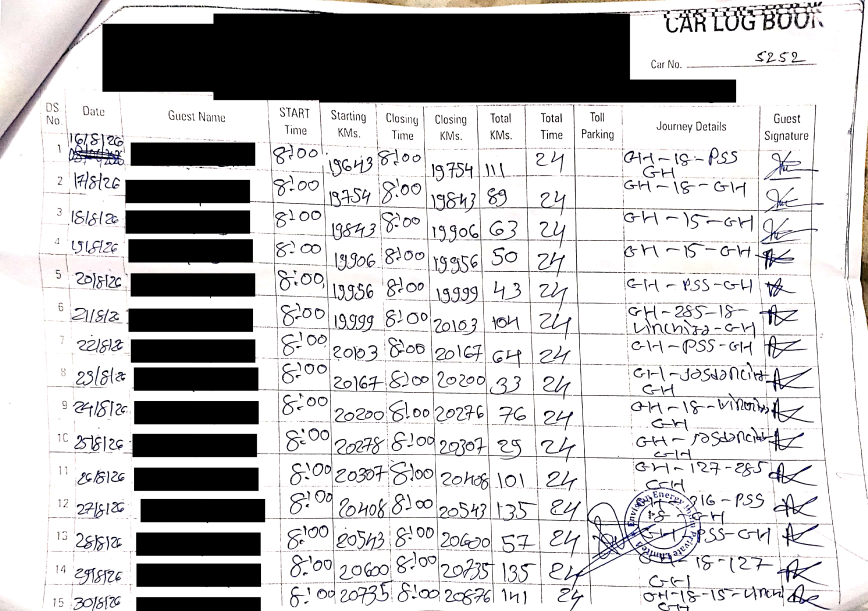
#> input picture tests/fixtures/anonymized/sheet_002.jpg, 3472 x 2444 px (shown at 1/4 size)
$ python -i detection.py   (imports and definitions only)
#> lines starting #> are read from the running program, lines starting #| are printed output that depends on the picture
#> further down, picture is the input picture: shape (2444, 3472, 3); mean B, G, R 196, 195.2, 196.1
"""Grid and cell detection: find ruled-sheet lines and derive cell boxes.

Uses the Hough line transform, the same technique already proven in
app/preprocessing/pipeline.py's deskew() -- one line-finding technique
across the module instead of introducing contour detection as a second,
unrelated one. Contour detection suits closed/filled shapes; ruled-sheet
lines are thin strokes, which is exactly what Hough is for.

The real log-book fixtures use one fixed 12-column/15-row form. Their thin,
light grid lines are interrupted by handwriting and therefore do not survive
the synthetic-grid Hough settings below. For that known template we detect
column dividers in the header, then require row candidates to agree across
several columns. The original generic Hough path remains the fallback for
other ruled grids and for the synthetic unit tests.

CellBox is axis-aligned, so perspective-warped phone photos remain a known
limitation. The golden fixtures are scans with modest line curvature rather
than meaningful keystone distortion; multi-column consensus keeps their
representative boundaries on the printed lines.
"""

from dataclasses import dataclass
from itertools import combinations
from math import log
from statistics import median
from typing import Final

import cv2
import numpy as np

_CANNY_LOW_THRESHOLD: Final = 50
_CANNY_HIGH_THRESHOLD: Final = 150
_HOUGH_VOTE_THRESHOLD: Final = 80
_HOUGH_MIN_LINE_LENGTH_RATIO: Final = 0.3
_HOUGH_MAX_LINE_GAP: Final = 10

# A line segment within this many degrees of horizontal/vertical is
# classified as a row/column boundary; steeper segments are ignored as
# noise (e.g. diagonal strokes from handwriting or cell content).
_MAX_LINE_ANGLE_DEVIATION_DEGREES: Final = 10.0

# Two detected line coordinates within this many pixels are treated as the
# same grid boundary (multiple Hough segments often detect one ruled line
# in pieces).
_BOUNDARY_CLUSTER_TOLERANCE_PX: Final = 15

# Fixed real form: 12 physical columns and 15 writable data rows. The header
# has the same vertical dividers, making it the cleanest place to detect them.
_TEMPLATE_COLUMN_BOUNDARY_COUNT: Final = 13
_TEMPLATE_DATA_ROW_BOUNDARY_COUNT: Final = 16
_TEMPLATE_MIN_IMAGE_DIMENSION_PX: Final = 1_000
_TEMPLATE_MAX_COLUMN_CANDIDATES: Final = 20
_TEMPLATE_RIGHT_EDGE_LIMIT_RATIO: Final = 0.98
_HEADER_SEARCH_TOP_RATIO: Final = 0.14
_HEADER_SEARCH_BOTTOM_RATIO: Final = 0.33
_HEADER_HOUGH_THRESHOLD: Final = 15
_HEADER_MIN_LINE_LENGTH_RATIO: Final = 0.2
_HEADER_MAX_LINE_GAP_PX: Final = 30
_TEMPLATE_LINE_ANGLE_DEVIATION_DEGREES: Final = 12.0

# Physical columns whose interiors are sampled when locating horizontal
# boundaries. Guest Name is deliberately omitted: its black anonymization
# blocks would overwhelm the ruled lines.
_ROW_CONSENSUS_COLUMNS: Final = (0, 1, 3, 4, 5, 6, 7, 8, 9, 10, 11)
_ROW_HOUGH_THRESHOLD: Final = 12
_ROW_MIN_LINE_LENGTH_RATIO: Final = 0.4
_ROW_MAX_LINE_GAP_PX: Final = 20
_ROW_MIN_COLUMN_CONSENSUS: Final = 3


@dataclass(frozen=True)
class GridLines:
    """Sorted pixel coordinates of detected row and column boundaries."""

    row_boundaries: list[int]
    column_boundaries: list[int]


@dataclass(frozen=True)
class CellBox:
    """One detected cell, addressed by its row/column index."""

    row: int
    column: int
    x1: int
    y1: int
    x2: int
    y2: int


@dataclass(frozen=True)
class _LineCandidate:
    coordinate: float
    support: float
    sources: frozenset[int] = frozenset()


def _to_grayscale(image: np.ndarray) -> np.ndarray:
    if image.ndim == 2:
        return image
    return cv2.cvtColor(image, cv2.COLOR_BGR2GRAY)


def _cluster_boundaries(coordinates: list[float]) -> list[int]:
    """Collapse nearby coordinates into single boundary positions.

    Takes ONE representative value per input line (see module docstring
    for why that's a known limitation under perspective warp), sorts them,
    then merges values within the cluster tolerance by averaging.
    """
    if not coordinates:
        return []

    sorted_coordinates = sorted(coordinates)
    clusters: list[list[float]] = [[sorted_coordinates[0]]]
    for coordinate in sorted_coordinates[1:]:
        if coordinate - clusters[-1][-1] <= _BOUNDARY_CLUSTER_TOLERANCE_PX:
            clusters[-1].append(coordinate)
        else:
            clusters.append([coordinate])

    return [round(sum(cluster) / len(cluster)) for cluster in clusters]


def _cluster_line_candidates(
    candidates: list[_LineCandidate], tolerance: float
) -> list[_LineCandidate]:
    """Cluster line candidates without chaining across a wide noisy band."""
    if not candidates:
        return []

    sorted_candidates = sorted(candidates, key=lambda candidate: candidate.coordinate)
    clusters: list[list[_LineCandidate]] = [[sorted_candidates[0]]]
    for candidate in sorted_candidates[1:]:
        # Compare with the first member, not the previous member. This caps a
        # cluster's diameter and prevents nearby text strokes from chaining
        # two distinct ruled lines together.
        if candidate.coordinate - clusters[-1][0].coordinate <= tolerance:
            clusters[-1].append(candidate)
        else:
            clusters.append([candidate])

    merged: list[_LineCandidate] = []
    for cluster in clusters:
        total_support = sum(candidate.support for candidate in cluster)
        weighted_coordinate = (
            sum(candidate.coordinate * candidate.support for candidate in cluster)
            / total_support
        )
        merged.append(
            _LineCandidate(
                coordinate=weighted_coordinate,
                support=total_support,
                sources=frozenset().union(*(candidate.sources for candidate in cluster)),
            )
        )
    return merged


# [6 lines left out: function _range_penalty, not called in this run]


def _select_template_columns(
    candidates: list[_LineCandidate], image_width: int, header_height: int
) -> list[int]:
    """Select the 13 dividers whose widths match the printed form."""
    if not (
        _TEMPLATE_COLUMN_BOUNDARY_COUNT
        <= len(candidates)
        <= _TEMPLATE_MAX_COLUMN_CANDIDATES
    ):
        return []

    best_score: float | None = None
    best_coordinates: list[int] = []
    for sequence in combinations(candidates, _TEMPLATE_COLUMN_BOUNDARY_COUNT):
        coordinates = [candidate.coordinate for candidate in sequence]
        widths = [
            right - left
            for left, right in zip(coordinates, coordinates[1:], strict=False)
        ]
        central_width = float(median(widths[3:10]))
        if central_width <= 0:
            continue

        ratios = [width / central_width for width in widths]
        penalty = sum(log(max(ratio, 0.01)) ** 2 for ratio in ratios[3:10])
        penalty += 4 * _range_penalty(ratios[0], 0.3, 0.75)
        penalty += 3 * _range_penalty(ratios[1], 0.75, 1.5)
        penalty += 4 * _range_penalty(ratios[2], 2.3, 6.0)
        penalty += 4 * _range_penalty(ratios[10], 1.8, 5.0)
        penalty += 3 * _range_penalty(ratios[11], 0.7, 2.2)
        penalty += 0.8 * log(ratios[10] / 2.7) ** 2
        penalty += 0.8 * log(ratios[11] / 1.2) ** 2

        span_ratio = (coordinates[-1] - coordinates[0]) / image_width
        penalty += 10 * max(0.7 - span_ratio, 0.0) ** 2
        penalty += 20 * max(coordinates[-1] / image_width - 0.985, 0.0) ** 2

        support = sum(
            min(candidate.support / header_height, 2.0) for candidate in sequence
        )
        score = penalty - 0.01 * support
        if best_score is None or score < best_score:
            best_score = score
            best_coordinates = [round(coordinate) for coordinate in coordinates]

    return best_coordinates


def _detect_template_columns(gray: np.ndarray) -> list[int]:
    height, width = gray.shape
#> height = 2444; width = 3472
    top = int(height * _HEADER_SEARCH_TOP_RATIO)
#> top = 342
    bottom = int(height * _HEADER_SEARCH_BOTTOM_RATIO)
#> bottom = 806
    header = gray[top:bottom]
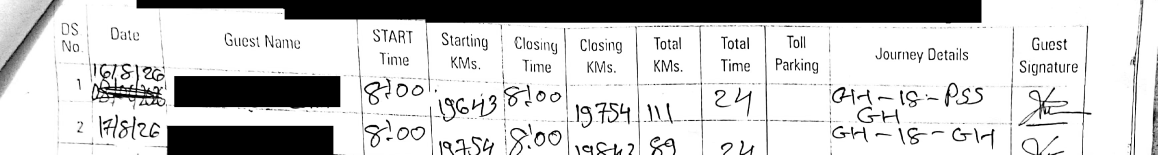
#> header: shape (464, 3472) (shown at 1/3 size); min 0, max 255, mean 202.7
    edges = cv2.Canny(header, 30, 100, apertureSize=3)
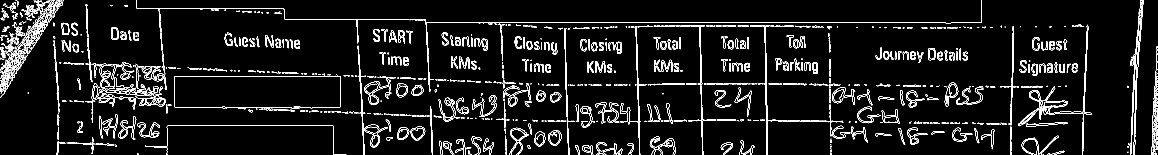
#> edges: shape (464, 3472) (shown at 1/3 size); 4.5% white in thin lines or dots
    lines = cv2.HoughLinesP(
        edges,
        1,
        np.pi / 720,
        threshold=_HEADER_HOUGH_THRESHOLD,
        minLineLength=int(header.shape[0] * _HEADER_MIN_LINE_LENGTH_RATIO),
        maxLineGap=_HEADER_MAX_LINE_GAP_PX,
    )
#> lines = 694 rows, first 6: [1276, 68, 2943, 68], [402, 311, 522, 317], [906, 331, 1571, 362], [267, 190, 527, 203], [1546, 132, 1696, 134], [2288, 359, 2879, 371]
    if lines is None:
        return []

    candidates: list[_LineCandidate] = []
    for x1, y1, x2, y2 in lines[:, 0, :]:
        angle = abs(float(np.degrees(np.arctan2(y2 - y1, x2 - x1))))
        if abs(angle - 90.0) <= _TEMPLATE_LINE_ANGLE_DEVIATION_DEGREES:
            candidates.append(
                _LineCandidate(
                    coordinate=(x1 + x2) / 2,
                    support=float(np.hypot(x2 - x1, y2 - y1)),
                )
            )
#> this loop made 694 passes
#> (x1, y1, x2, y2, angle) on passes 1 to 3: (1276, 68, 2943, 68, 0), (402, 311, 522, 317, 2.86), (906, 331, 1571, 362, 2.67)
#> after the loop, candidates = 85 items

    clustered = _cluster_line_candidates(candidates, max(10.0, width * 0.0035))
#> the loop in _cluster_line_candidates, `for candidate in sorted_candidates[1:]: # Compare with the first membe..` made 84 passes
#> after the loop in _cluster_line_candidates, `for candidate in sorted_candidates[1:]:`: clusters = 27 items
#> the loop in _cluster_line_candidates, `for cluster in clusters:` made 27 passes
#> (total_support, weighted_coordinate) on passes 1 to 12: (368.2, 11.58), (552.4, 25.71), (754.5, 166.3), (323.3, 174.1), (436.4, 262.7), (232, 277.1), (110.2, 342.5), (152, 401.5), (576.5, 485.1), (117, 522.5), (106, 1020), (900.3, 1079.9)
#> clustered = 27 items
    # Sheet 005 includes the photographed page edge just to the right of the
    # form. Its several strong, parallel segments are not table dividers.
    clustered = [
        candidate
        for candidate in clustered
        if candidate.coordinate <= width * _TEMPLATE_RIGHT_EDGE_LIMIT_RATIO
    ]
#> clustered = 24 items
    return _select_template_columns(clustered, width, header.shape[0])


# [102 lines left out: functions _detect_row_candidates, _select_template_rows, not called in this run]


def _detect_fixed_template(gray: np.ndarray) -> GridLines | None:
    if min(gray.shape) < _TEMPLATE_MIN_IMAGE_DIMENSION_PX:
        return None
    columns = _detect_template_columns(gray)
#> columns = []
    if len(columns) != _TEMPLATE_COLUMN_BOUNDARY_COUNT:
        return None
    rows = _select_template_rows(_detect_row_candidates(gray, columns), gray.shape[0])
    if len(rows) != _TEMPLATE_DATA_ROW_BOUNDARY_COUNT:
        return None
    return GridLines(row_boundaries=rows, column_boundaries=columns)


def detect_grid_lines(image: np.ndarray) -> GridLines:
    """Detect ruled row/column boundaries via Hough line detection."""
    gray = _to_grayscale(image)
    fixed_template = _detect_fixed_template(gray)
    if fixed_template is not None:
        return fixed_template

    edges = cv2.Canny(gray, _CANNY_LOW_THRESHOLD, _CANNY_HIGH_THRESHOLD, apertureSize=3)
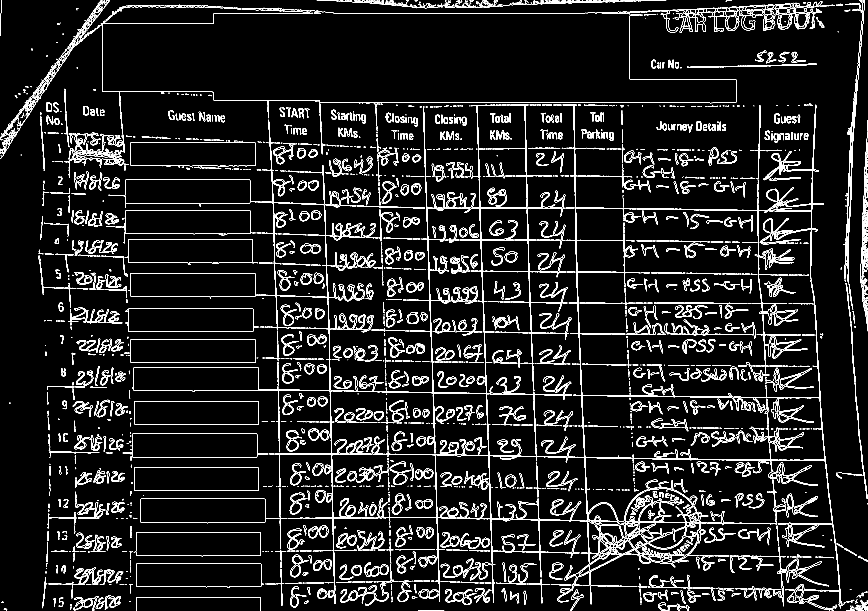
#> edges: shape (2444, 3472) (shown at 1/4 size); 4.5% white in thin lines or dots
    min_line_length = int(min(gray.shape) * _HOUGH_MIN_LINE_LENGTH_RATIO)
#> min_line_length = 733
    lines = cv2.HoughLinesP(
        edges,
        1,
        np.pi / 180,
        threshold=_HOUGH_VOTE_THRESHOLD,
        minLineLength=min_line_length,
        maxLineGap=_HOUGH_MAX_LINE_GAP,
    )
#> lines = [[1276, 410, 2837, 410], [1353, 54, 2239, 54]]

    if lines is None:
        return GridLines(row_boundaries=[], column_boundaries=[])

    row_coordinates: list[float] = []
    column_coordinates: list[float] = []
    for x1, y1, x2, y2 in lines[:, 0, :]:
        angle_degrees = abs(float(np.degrees(np.arctan2(y2 - y1, x2 - x1))))
        if angle_degrees <= _MAX_LINE_ANGLE_DEVIATION_DEGREES:
            row_coordinates.append((y1 + y2) / 2)
        elif abs(angle_degrees - 90.0) <= _MAX_LINE_ANGLE_DEVIATION_DEGREES:
            column_coordinates.append((x1 + x2) / 2)
#> this loop made 2 passes
#> (x1, y1, x2, y2, angle_degrees) on passes 1 to 2: (1276, 410, 2837, 410, 0), (1353, 54, 2239, 54, 0)
#> after the loop, column_coordinates = []; row_coordinates = [410, 54]

    return GridLines(
        row_boundaries=_cluster_boundaries(row_coordinates),
        column_boundaries=_cluster_boundaries(column_coordinates),
    )
#> in _cluster_boundaries, `sorted_coordinates = sorted(coordinates)`: sorted_coordinates = [54, 410]
#> in _cluster_boundaries, `clusters: list[list[float]] = [[sorted_coordinates[0]]]`: clusters = [[54]]
#> the loop in _cluster_boundaries, `for coordinate in sorted_coordinates[1:]:` made 1 pass
#> coordinate on pass 1: 410
#> after the loop in _cluster_boundaries, `for coordinate in sorted_coordinates[1:]:`: clusters = [[54], [410]]


# [21 lines left out: function detect_cells, not called in this run]

>>> import cv2
>>> picture = cv2.imread('../../tests/fixtures/anonymized/sheet_002.jpg')
>>> result = detect_grid_lines(picture)

$ run again, on tests/fixtures/anonymized/sheet_003.jpg
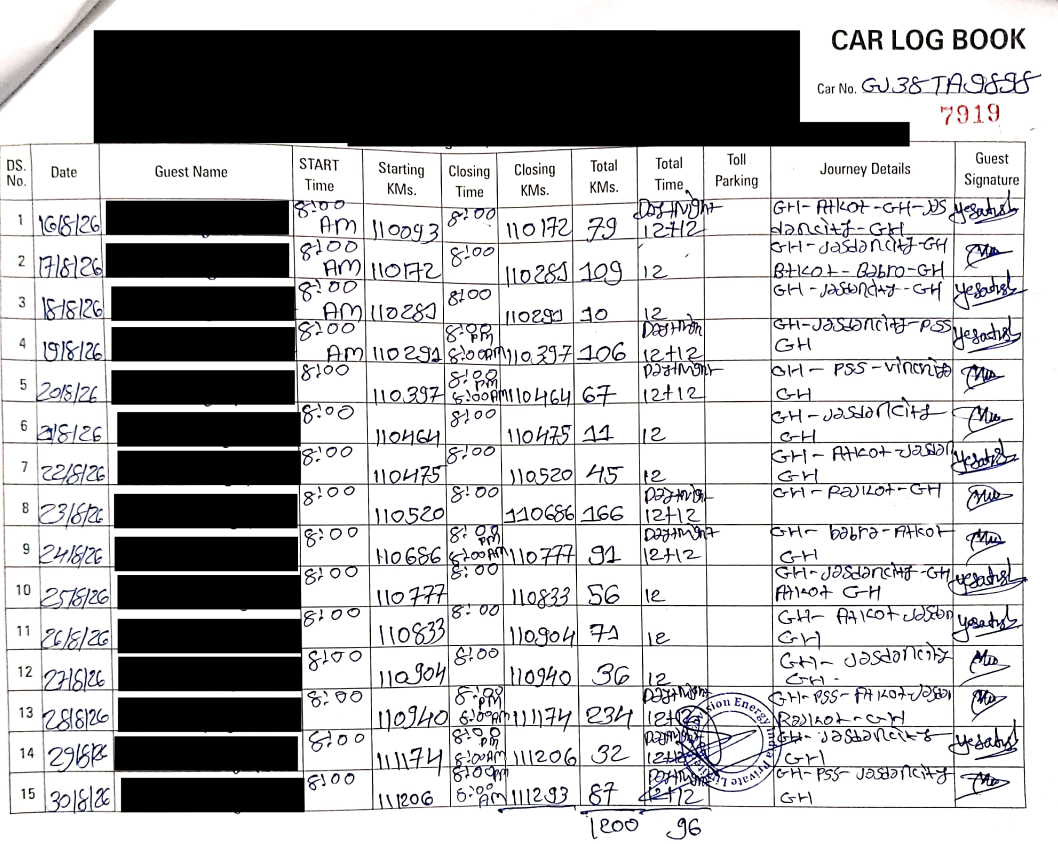
#> input picture tests/fixtures/anonymized/sheet_003.jpg, 3172 x 2532 px (shown at 1/3 size)
#> picture is the input picture: shape (2532, 3172, 3); mean B, G, R 184.8, 183.5, 183.9
#> in _detect_template_columns, `edges = cv2.Canny(header, 30, 100, apertureSize=3)`:
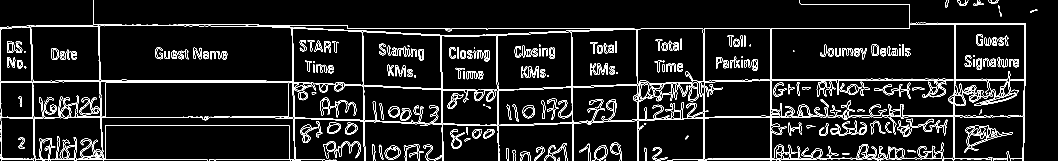
#> edges: shape (481, 3172) (shown at 1/3 size); 5.1% white in thin lines or dots
#> lines = 752 rows, first 6: [1043, 85, 1903, 85], [88, 76, 256, 76], [2565, 375, 2863, 375], [2284, 347, 3073, 347], [292, 351, 543, 351], [2452, 273, 2586, 275]
#> the loop in _detect_template_columns, `for x1, y1, x2, y2 in lines[:, 0, :]:` made 752 passes
#> (x1, y1, x2, y2, angle) on passes 1 to 3: (1043, 85, 1903, 85, 0), (88, 76, 256, 76, 0), (2565, 375, 2863, 375, 0)
#> after the loop in _detect_template_columns, `for x1, y1, x2, y2 in lines[:, 0, :]:`: candidates = 52 items
#> the loop in _cluster_line_candidates, `for candidate in sorted_candidates[1:]: # Compare with the first membe..` made 51 passes
#> after the loop in _cluster_line_candidates, `for candidate in sorted_candidates[1:]:`: clusters = 19 items
#> the loop in _cluster_line_candidates, `for cluster in clusters:` made 19 passes
#> (total_support, weighted_coordinate) on passes 1 to 8: (623, 1.74), (715.3, 98.24), (854.2, 300.6), (235, 317), (490.1, 871.3), (672.2, 881.7), (599.1, 1089.5), (654.1, 1326.1)
#> the loop in _select_template_columns, `for sequence in combinations(candidates, _TEMPLATE_COLUMN_BOUNDARY_COU..` made 27132 passes
#> (central_width, penalty, span_ratio, support, score, best_score) on passes 1, 2, 8, 9, 15, 19, 24: (207.8, 42.7, 0.665, 16.9, 42.53, 42.53), (207.8, 42.45, 0.728, 17.68, 42.28, 42.28), (207.8, 33.43, 0.728, 17.46, 33.26, 33.26), (207.8, 33.4, 0.737, 15.89, 33.24, 33.24), (207.8, 29.95, 0.851, 16.65, 29.79, 29.79), (207.8, 29.87, 0.851, 15.08, 29.72, 29.72), (207.8, 29.83, 0.915, 15, 29.68, 29.68)
#> after the loop in _detect_row_candidates, `for column in _ROW_CONSENSUS_COLUMNS:`:
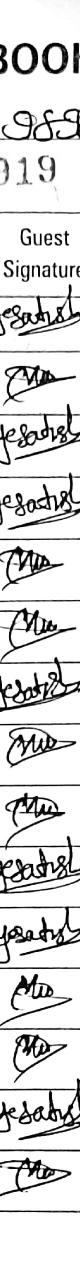
#> strip: shape (2532, 160) (shown at 1/2 size); min 0, max 255, mean 216.2
#> the loop in _cluster_line_candidates (call 2), `for cluster in clusters:` made 44 passes
#> the loop in _select_template_rows, `for start in starts:` made 7 passes

$ run again, on tests/fixtures/anonymized/sheet_004.jpg
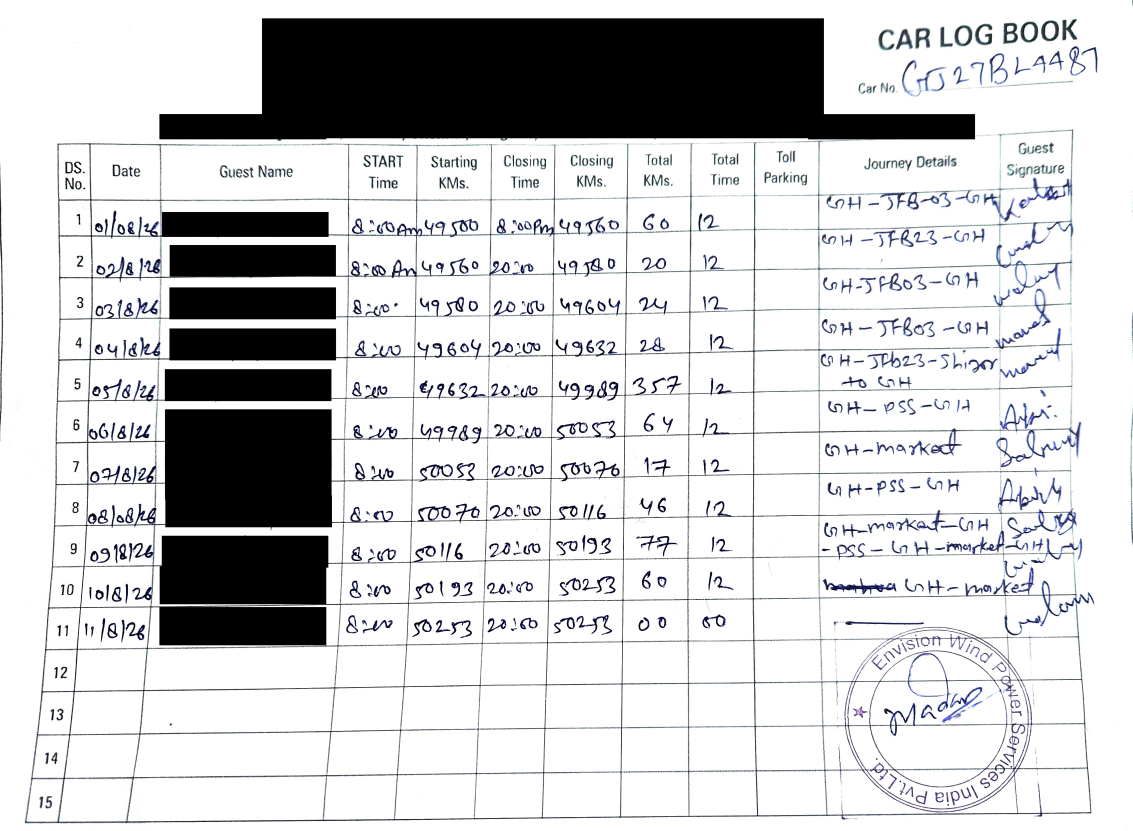
#> input picture tests/fixtures/anonymized/sheet_004.jpg, 3397 x 2492 px (shown at 1/3 size)
#> picture is the input picture: shape (2492, 3397, 3); mean B, G, R 207.4, 205.8, 205.3
#> in _detect_template_columns, `edges = cv2.Canny(header, 30, 100, apertureSize=3)`:
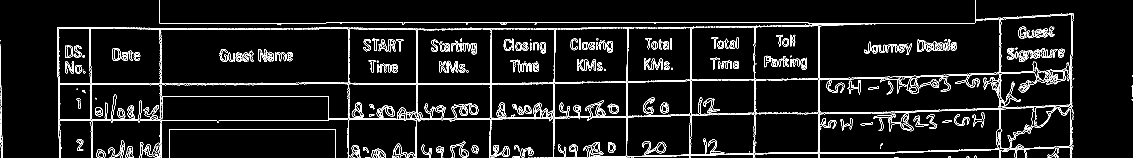
#> edges: shape (474, 3397) (shown at 1/3 size); 4.5% white in thin lines or dots
#> lines = 639 rows, first 6: [979, 66, 2422, 66], [2621, 231, 2761, 228], [1432, 253, 2163, 238], [171, 85, 357, 85], [1584, 473, 2062, 465], [1325, 360, 2350, 338]
#> the loop in _detect_template_columns, `for x1, y1, x2, y2 in lines[:, 0, :]:` made 639 passes
#> (x1, y1, x2, y2, angle) on passes 1 to 3: (979, 66, 2422, 66, 0), (2621, 231, 2761, 228, 1.23), (1432, 253, 2163, 238, 1.18)
#> after the loop in _detect_template_columns, `for x1, y1, x2, y2 in lines[:, 0, :]:`: candidates = 65 items
#> the loop in _cluster_line_candidates, `for candidate in sorted_candidates[1:]: # Compare with the first membe..` made 64 passes
#> after the loop in _cluster_line_candidates, `for candidate in sorted_candidates[1:]:`: clusters = 17 items
#> the loop in _cluster_line_candidates, `for cluster in clusters:` made 17 passes
#> (total_support, weighted_coordinate) on passes 1 to 8: (678.1, 2.42), (1289.2, 176.2), (115, 237.5), (857.1, 272.3), (1279.1, 481.2), (1027, 1045.3), (748, 1249.4), (654.1, 1472.3)
#> the loop in _select_template_columns, `for sequence in combinations(candidates, _TEMPLATE_COLUMN_BOUNDARY_COU..` made 2380 passes
#> (penalty, span_ratio, support, score, best_score) on passes 1, 6: (25.58, 0.665, 18.82, 25.39, 25.39), (21.64, 0.722, 19.35, 21.44, 21.44)
#> after the loop in _detect_row_candidates, `for column in _ROW_CONSENSUS_COLUMNS:`:
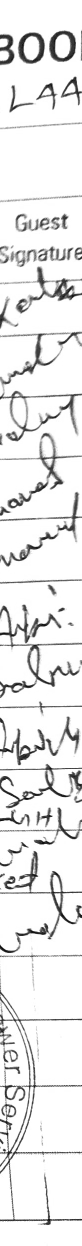
#> strip: shape (2492, 164) (shown at 1/2 size); min 2, max 255, mean 233.9
#> the loop in _cluster_line_candidates (call 2), `for cluster in clusters:` made 49 passes
#> the loop in _select_template_rows, `for start in starts:` made 6 passes
